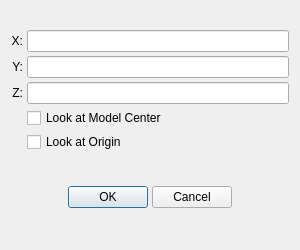
<ui version="4.0" stdsetdef="1">
  <author>Peter Bartfai</author>
  <comment></comment>
  <exportmacro></exportmacro>
  <class>CameraLocationPanel</class>
  <widget class="QDialog" name="CameraLocationPanel">
    <property name="geometry">
      <rect>
        <x>0</x>
        <y>0</y>
        <width>300</width>
        <height>250</height>
      </rect>
    </property>
    <property name="sizePolicy">
      <sizepolicy>
        <hsizetype>5</hsizetype>
        <vsizetype>5</vsizetype>
        <horstretch>0</horstretch>
        <verstretch>0</verstretch>
      </sizepolicy>
    </property>
    <property name="minimumSize">
      <size>
        <width>300</width>
        <height>250</height>
      </size>
    </property>
    <property name="baseSize">
      <size>
        <width>500</width>
        <height>250</height>
      </size>
    </property>
    <property name="windowTitle">
      <string>LDView Camera Location</string>
    </property>
    <property name="windowIcon">
      <iconset resource="resources.qrc" >
      <normaloff>:/images/images/LDViewIcon16.png</normaloff>:/images/images/LDViewIcon16.png</iconset>
    </property>
    <property name="sizeGripEnabled">
      <bool>false</bool>
    </property>
    <layout class="QVBoxLayout">
      <property name="margin">
        <number>11</number>
      </property>
      <property name="spacing">
        <number>4</number>
      </property>
      <item>
        <layout class="QGridLayout">
          <property name="margin">
            <number>0</number>
          </property>
          <property name="spacing">
            <number>4</number>
          </property>
          <item row="0" column="0">
            <widget class="QLabel" name="xLabel">
              <property name="text">
                <string>X:</string>
              </property>
              <property name="alignment">
                <set>Qt::AlignVCenter|Qt::AlignRight</set>
              </property>
              <property name="wordWrap">
                <bool>false</bool>
              </property>
            </widget>
          </item>
          <item row="1" column="0">
            <widget class="QLabel" name="yLabel">
              <property name="text">
                <string>Y:</string>
              </property>
              <property name="alignment">
                <set>Qt::AlignVCenter|Qt::AlignRight</set>
              </property>
              <property name="wordWrap">
                <bool>false</bool>
              </property>
            </widget>
          </item>
          <item row="2" column="0">
            <widget class="QLabel" name="zLabel">
              <property name="text">
                <string>Z:</string>
              </property>
              <property name="alignment">
                <set>Qt::AlignVCenter|Qt::AlignRight</set>
              </property>
              <property name="wordWrap">
                <bool>false</bool>
              </property>
            </widget>
          </item>
          <item row="0" column="1">
            <widget class="QLineEdit" name="xLine">
            </widget>
          </item>
          <item row="1" column="1">
            <widget class="QLineEdit" name="yLine">
            </widget>
          </item>
          <item row="2" column="1">
            <widget class="QLineEdit" name="zLine">
            </widget>
          </item>
          <item row="3" column="1">
            <widget class="QCheckBox" name="lookAtModelCenterBox">
              <property name="text">
                <string>Look at Model Center</string>
              </property>
            </widget>
          </item>
          <item row="4" column="1">
            <widget class="QCheckBox" name="lookAtOriginBox">
              <property name="text">
                <string>Look at Origin</string>
              </property>
            </widget>
          </item>
        </layout>
      </item>
      <item>
        <layout class="QHBoxLayout">
          <property name="margin">
          <number>11</number>
          </property>
          <property name="spacing">
            <number>4</number>
          </property>
          <item>
            <spacer name="SpacerButtons1">
              <property name="sizeHint">
                <size>
                  <width>20</width>
                  <height>20</height>
                </size>
              </property>
              <property name="sizeType">
                <enum>QSizePolicy::Expanding</enum>
              </property>
              <property name="orientation">
                <enum>Qt::Horizontal</enum>
              </property>
            </spacer>
          </item>
          <item>
            <widget class="QPushButton" name="okButton">
              <property name="sizePolicy">
                <sizepolicy>
                  <hsizetype>5</hsizetype>
                  <vsizetype>0</vsizetype>
                  <horstretch>0</horstretch>
                  <verstretch>0</verstretch>
                </sizepolicy>
              </property>
              <property name="text">
                <string>OK</string>
              </property>
              <property name="shortcut">
                <string/>
              </property>
              <property name="default">
                <bool>true</bool>
              </property>
            </widget>
          </item>
          <item>
            <widget class="QPushButton" name="cancelButton">
              <property name="sizePolicy">
                <sizepolicy>
                  <hsizetype>5</hsizetype>
                  <vsizetype>0</vsizetype>
                  <horstretch>0</horstretch>
                  <verstretch>0</verstretch>
                </sizepolicy>
              </property>
              <property name="text">
                <string>Cancel</string>
              </property>
              <property name="shortcut">
                <string/>
              </property>
            </widget>
          </item>
          <item>
            <spacer name="SpacerButtons2">
              <property name="sizeHint">
                <size>
                  <width>20</width>
                  <height>20</height>
                </size>
              </property>
              <property name="sizeType">
                <enum>QSizePolicy::Expanding</enum>
              </property>
              <property name="orientation">
                <enum>Qt::Horizontal</enum>
              </property>
            </spacer>
          </item>
        </layout>
      </item>
    </layout>
  </widget>
  <layoutdefault spacing="4" margin="11"/>
  <pixmapfunction></pixmapfunction>
  <resources>
   <include location="resources.qrc" />
  </resources>
</ui>
